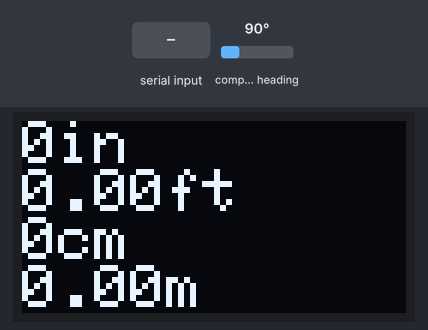
Recording of a sketch running on a simulated Arduino Uno, built with avr-gcc and run on an emulated ATmega328P. Parts: 128×64 one-colour display. Inputs (shaded band) come from the test bench; at power-on: compass heading 90°. What the sketch prints to the serial monitor is not drawn.

Above: at 1.2 s.
1.3 s: compass heading set to 7°
At 3.2 s:
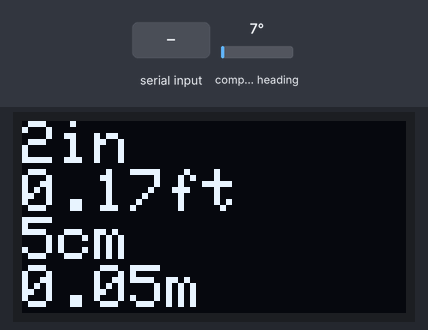
3.5 s: compass heading set to 90°
At 4.4 s:
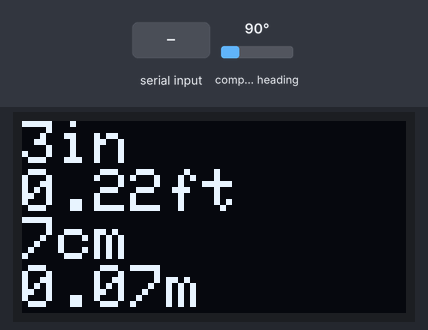
7.0 s: compass heading set to 180°
At 7.8 s:
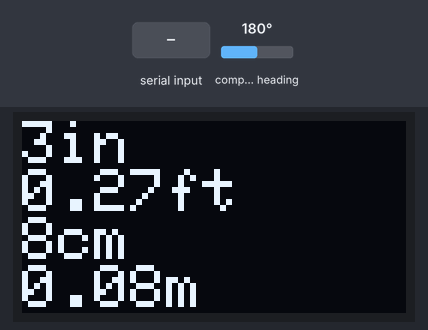
10.0 s: "reset\n" received over Serial
At 11.2 s:
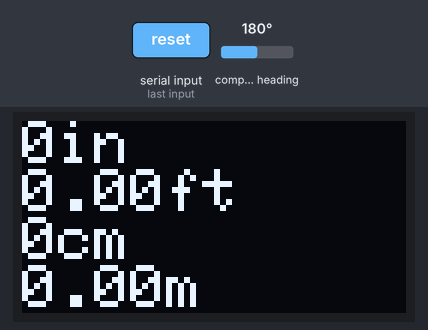
Timing chart, 0 to 12.6 s (numbered marks = the images above; inputs shaded):
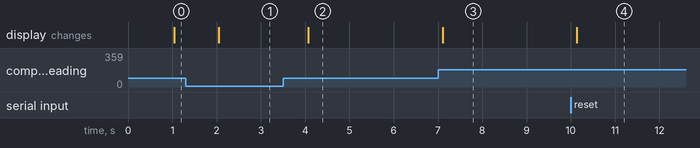

Measured:
- after the input at 1.3 s, the display: changes after 0.75 s (image 1)
- after the input at 3.5 s, the display: changes after 0.57 s (image 2)
- after the input at 7.0 s, the display: changes after 0.10 s (image 3)
- after the input at 10.0 s, the display: changes after 0.13 s (image 4)

The sketch:

Wire_Length_Encoder.ino
```cpp
// wire length encoder pully
#include <Wire.h>
#include "AS5600.h" // magnetic encoder library
// #include <Adafruit_GFX.h> // OLED draw library
#include <Adafruit_SSD1306.h> // OLED library
#define SCREEN_WIDTH 128 // OLED display width, in pixels
#define SCREEN_HEIGHT 64 // OLED display height, in pixels
// Declaration for an SSD1306 display connected to I2C (SDA, SCL pins)
// The pins for I2C are defined by the Wire-library.
// On an arduino UNO:       A4(SDA), A5(SCL)
// On an arduino MEGA 2560: 20(SDA), 21(SCL)
// On an arduino D1 mini: D2(SDA), D1(SCL)
// On an arduino LEONARDO:   2(SDA),  3(SCL), ...
#define OLED_RESET     -1 // Reset pin # (or -1 if sharing Arduino reset pin)
#define SCREEN_ADDRESS 0x3C // Use I2C port scanner sketch to determine addresses
Adafruit_SSD1306 display(SCREEN_WIDTH, SCREEN_HEIGHT, &Wire, OLED_RESET);
String inputStr; // serial input commands
float inch;
float degree;
float offsetPos;
float lastPos;
float firstPos;
float currentPos;
int rotations;
bool rotationIndex;
unsigned long previousMillis = 0; // will store last time LCD was updated
int interval = 1000; // for blink without delay
AS5600 as5600; // use default Wire

void setup() {
  Serial.begin(57600);
  Serial.setTimeout(20); // set to 50 because it adds too much delay to relay
  // SSD1306_SWITCHCAPVCC = generate display voltage from 3.3V internally
  if (!display.begin(SSD1306_SWITCHCAPVCC, SCREEN_ADDRESS)) {
    Serial.println(F("SSD1306 allocation failed"));
    for (;;); // Don't proceed, loop forever
  }
  Wire.begin();
  as5600.setDirection(AS5600_COUNTERCLOCK_WISE);  // default, just be explicit.
  resetData();
  Serial.println("Enter help? for help");
}

void resetData() {
  inch = 0.00;
  offsetPos = 0.00;
  lastPos = 0.00;
  currentPos = 0.00;
  rotations = 0;
  rotationIndex = 0;
  degree = as5600.rawAngle() * AS5600_RAW_TO_DEGREES;
  firstPos = degree;
}

void currentPosistion() {
  degree = as5600.rawAngle() * AS5600_RAW_TO_DEGREES;
  if ((degree >= firstPos) && (degree <= 360)) {
    offsetPos = degree - firstPos;
  }
  else if ((degree <= firstPos) && (degree >= 0)) {
    offsetPos = 360 - firstPos + degree;
  }

  if ((offsetPos >= 350) || (offsetPos <= 10)) {
    offsetPos = 0;
  }
  currentPos = 360 * rotations + offsetPos;
  inch = currentPos * .0072;
}

//void directionStat() {
//  if ((offsetPos == 0.00) && (rotationIndex == 1)) {
//    lastPos = currentPos;
//  }
//  else if (currentPos > lastPos + 1) { // +1 helps eliminate backlash
//    if ((offsetPos < 350) || (offsetPos > 10)) {
//      lastPos = currentPos;
//      Serial.println("CW");
//    }
//  }
//  else if (currentPos < lastPos - 1) { // -1 helps eliminate backlash
//    if ((offsetPos < 350) || (offsetPos > 10)) {
//      lastPos = currentPos;
//      Serial.println("CCW");
//    }
//  }
//}

void countRotations() {
  if ((offsetPos == 0) && (rotationIndex == 1)) {
    rotations++;
    rotationIndex = 0;
  }
  if ((offsetPos != 0) && (rotationIndex == 0)) {
    rotationIndex = 1;
  }
}

void printInfo(void) {
  unsigned long currentMillis = millis();
  if (currentMillis - previousMillis >= interval) {
    previousMillis = currentMillis;
    display.clearDisplay();
    display.setTextSize(2); // Draw 2X-scale text
    display.setTextColor(SSD1306_WHITE);
    display.setCursor(0, 0); // Start at top-left corner
    display.print(inch, 0); display.println("in"); // (in, 0) removes decimal

    display.setTextSize(2); // Draw 2X-scale text
    display.setTextColor(SSD1306_WHITE);
    display.print(inch * .0833); display.println("ft");

    display.setTextSize(2); // Draw 2X-scale text
    display.setTextColor(SSD1306_WHITE);
    display.print(inch * 2.54, 0); display.println("cm"); // (cm, 0) removes decimal

    display.setTextSize(2); // Draw 2X-scale text
    display.setTextColor(SSD1306_WHITE);
    display.print(inch * .0254); display.println("m");
    display.display();

    //Serial.print("inch=");
    //Serial.println(inch);
  }
}

void store(String input) {
  String startStr = input.substring(0, 5);
  if (startStr == "*idn?") {
    Serial.println("Wire Length Encoder, V1.0");
  }
  else if (startStr == "help?") { // serial input help variable
    Serial.println("*idn? for unit ID");
    Serial.println("reset for data reset");
    Serial.println("inch: returns current wire length in inches");
  }
  else if (startStr == "reset") { // serial input help variable
    resetData();
    Serial.print("inch,");
    Serial.println(inch);
  }
  else if (startStr == "inch:") { // serial input help variable
    Serial.print("inch,");
    Serial.println(inch);
  }
}

void loop() {
  inputStr = Serial.readStringUntil('\n'); // serial input function
  store(inputStr); // serial input function
  currentPosistion();
  //directionStat();
  countRotations();
  printInfo(); // Print data to OLED and Serial
}
```
